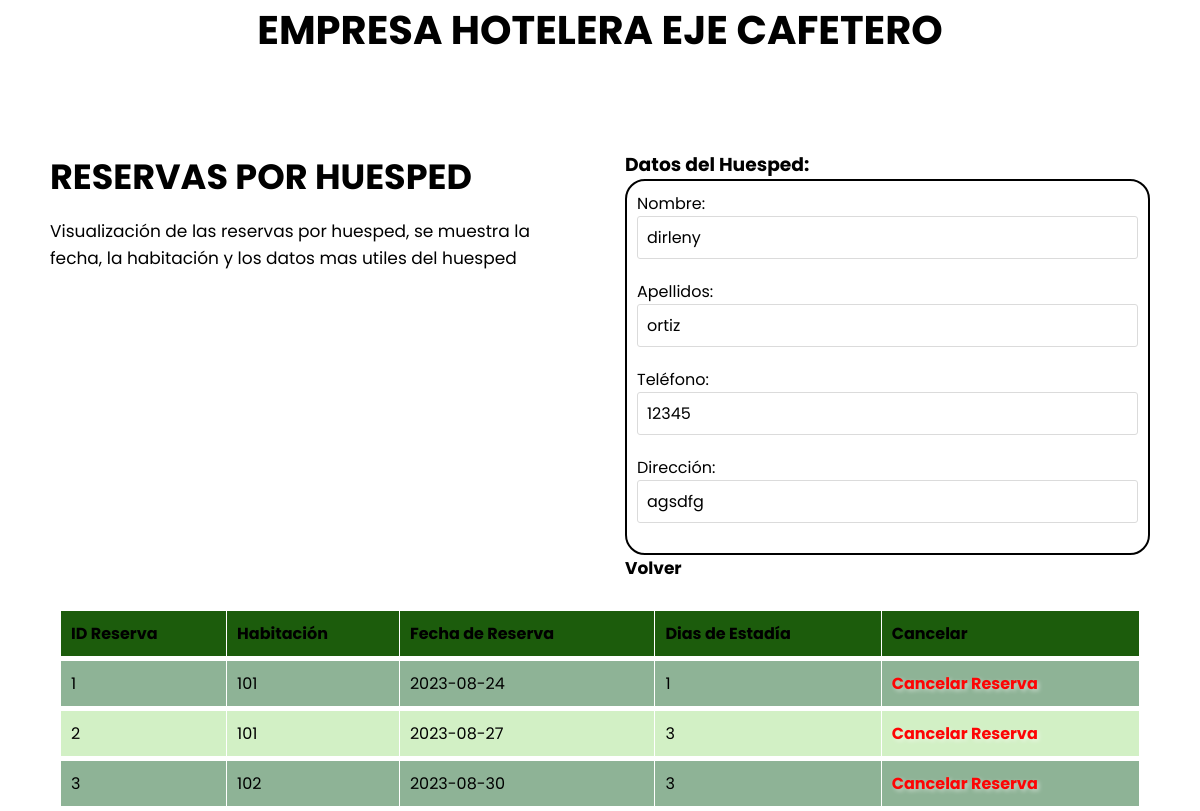
Screenshot of /mostrar_reservas.php?cedula=98765 with the database file from the repository.
### tables this page shows
CREATE TABLE clientes(
	cedula_cliente int not null,
    nombre varchar(45),
    apellido varchar(45),
    telefono varchar(45),
    direccion varchar(100),
    nombre_pais varchar(45),
    nombre_departamento varchar(45),
    nombre_municipio varchar(45),
    correo varchar(45),
    contrasena varchar(45),
    primary key(cedula_cliente)
);

CREATE TABLE reserva(
	id_reserva int auto_increment,
    fecha_inicio date,
    fecha_final date,
    cedula_cliente int,
    numero_habitacion int,
    primary key(id_reserva),
    foreign key(cedula_cliente) references clientes(cedula_cliente),
    foreign key(numero_habitacion) references habitaciones(numero_habitacion)
);

### mostrar_reservas.php (the view, shortened to what this page needs)
<?php
    $con = conexion();
    if(isset($_GET['cedula'])){
        $cedula = $_GET['cedula'];
        $query_datos = mysqli_query($con, "SELECT * FROM clientes WHERE cedula_cliente = '$cedula'");
        if(mysqli_num_rows($query_datos)>0){
            $row = $query_datos->fetch_assoc();
        }
        $query_reserva= mysqli_query($con,"SELECT r.id_reserva, r.fecha_inicio, r.fecha_final,r.numero_habitacion
            FROM reserva r
            INNER JOIN  clientes c
            ON c.cedula_cliente = r.cedula_cliente
            WHERE c.cedula_cliente = '$cedula'");
    }
?>
<!DOCTYPE html>
<html lang="es">
<head>
    <link rel="stylesheet" href="assets/style.css">
</head>
<body>
    <h1 class="titulo">EMPRESA HOTELERA EJE CAFETERO</h1>
    <div class="container-form">
        <div class="info-form">
            <h2>RESERVAS POR HUESPED</h2>
            <p>Visualización de las reservas por huesped, se muestra la fecha, la habitación y los datos mas utiles del huesped</p>
        </div>
        <form action="reserva_fecha.php" autocomplete="off" method="post">
            <h3>Datos del Huesped:<br></h3>
            <div class="checkin">
                <label for="nombre">Nombre:<br></label>
                <input type="input" name="nombre" class="campo" value="<?php echo $row['nombre']?>" readonly><br>
                <label for="apellido">Apellidos:<br></label>
                <input type="input" name="apellido" class="campo" value="<?php echo $row['apellido']?>" readonly><br>
                <label for="telefono">Teléfono:<br></label>
                <input type="input" name="telefono" class="campo" value="<?php echo $row['telefono']?>" readonly><br>
                <label for="direccion">Dirección:<br></label>
                <input type="input" name="direccion" class="campo" value="<?php echo $row['direccion']?>" readonly><br>
            </div>
            <a href="gestion_huespedes.php">Volver</button></a>
        </form>
    </div>
    <div class="tablas">
        <table class="tabla-intercalada">
            <thead>
                <tr>
                    <td>ID Reserva</td>
                    <td>Habitación</td>
                    <td>Fecha de Reserva</td>
                    <td>Dias de Estadía</td>
                    <td>Cancelar</td>
                </tr>
            </thead>
                <?php if (mysqli_num_rows($query_reserva) > 0) {
                    while ($row_reserva = $query_reserva->fetch_assoc()) {
                        $fecha1 = new DateTime($row_reserva['fecha_inicio']);
                        $fecha2 = new DateTime($row_reserva['fecha_final']);
                        if($fecha1 == $fecha2){
                            $diferenciaDias = 1;
                        }else{
                            $intervalo = $fecha1->diff($fecha2);
                            $diferenciaDias = $intervalo->days;
                        } ?>
                    <tr>
                        <td><?php echo $row_reserva['id_reserva'] ?></td>
                        <td><?php echo $row_reserva['numero_habitacion'] ?></td>
                        <td><?php echo $row_reserva['fecha_inicio'] ?></td>
                        <td><?php echo $diferenciaDias ?></td>
                        <?php $link = "php/cancelar_reserva_m.php?habitacion=" . urlencode($row_reserva['numero_habitacion']) . "&cedula=" . urlencode($cedula) . "&fecha=" . urlencode($row_reserva['fecha_inicio']) ?>
                        <td><a href="<?php echo $link ?>" class="aEliminar" onclick="return confirm('¿Estás seguro de que deseas cancelar la reserva?')">Cancelar Reserva</a></td>
                    </tr>
                    <?php }
                } ?>
        </table>
    </div>
</body>
</html>

### assets/style.css (style rules this page uses)
* { margin: 0; padding: 0; box-sizing: border-box; font-family: "Poppins", sans-serif; text-decoration: none; color: inherit; }
.container-form { width: 100%; max-width: 1100px; margin: auto; margin-bottom: 10px; display: grid; grid-template-columns: repeat(2,1fr); grid-gap: 50px; margin-top: 90px; }
.container-form h2 { margin-bottom: 15px; font-size: 35px }
.container-form p { font-size: 17px; line-height: 1.6; margin-bottom: 30px; }
.container-form a { font-size: 17px; display: inline-block; text-decoration: none; width: 100%; margin-bottom: 15px; color: black; font-weight: 700; }
.container-form form .campo, textarea { width: 100%; padding: 8px 9px; font-size: 16px; border: 1px solid #dbdbdb; margin-bottom: 20px; border-radius: 3px; outline: 0px; }
.titulo { display: flex; text-align: center; justify-content: center; font-size: 40px; }
.checkin { border: 2px solid black; border-radius: 20px; padding: 10px; }
.tablas { justify-content: center; display: flex; }
.tabla-intercalada { width: 90%; border-collapse: separate; border-spacing: 1px 5px; }
.tabla-intercalada td, th { padding: 10px; }
.tabla-intercalada thead { background-color: #1c5c0c; font-weight: bold; }
.tabla-intercalada tbody tr:nth-child(odd) { background-color: #8eb396; }
.tabla-intercalada tbody tr:nth-child(even) { background-color: #d2f0c5; }
.aEliminar { color: #fd0505; font-weight: bold; text-shadow: 2px 2px 4px rgba(255, 255, 255, 0.5); }

### rows the page displays
clientes: nombre "dirleny", apellido "ortiz", telefono "12345", direccion "agsdfg"
reserva: id_reserva "1", numero_habitacion "101", fecha_inicio "2023-08-24", diferenciaDias "1"
reserva: id_reserva "2", numero_habitacion "101", fecha_inicio "2023-08-27", diferenciaDias "3"
reserva: id_reserva "3", numero_habitacion "102", fecha_inicio "2023-08-30", diferenciaDias "3"
